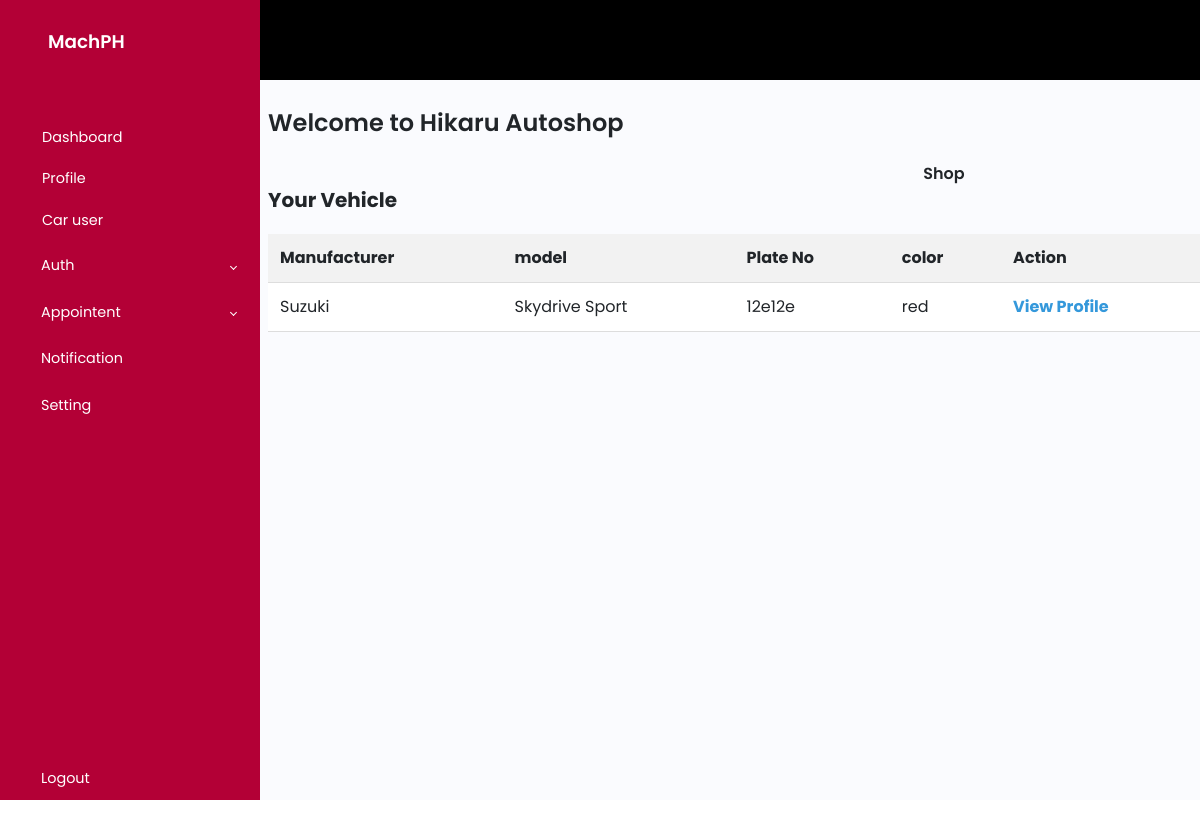
The app's page /carusers.php?companyname=Hikaru+Autoshop (signed in), older data.
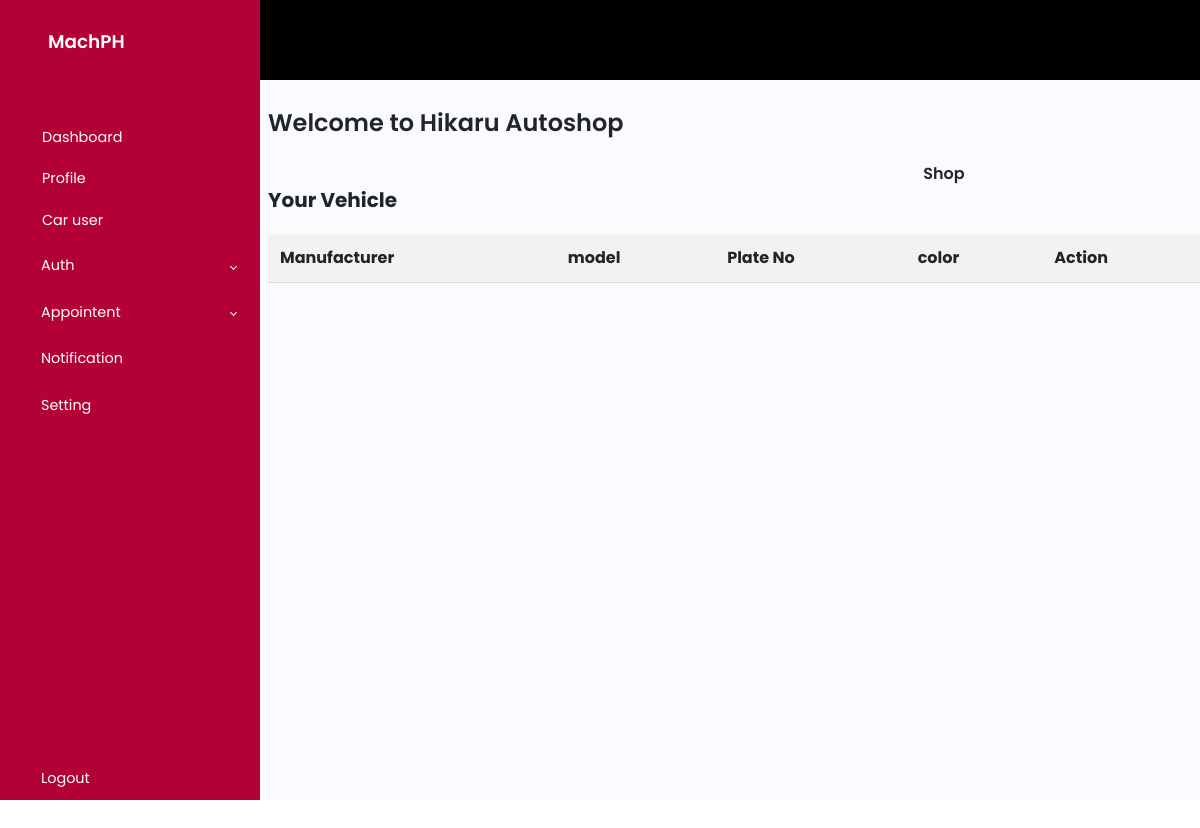
The same page, newer data.
### tables this page shows
CREATE TABLE `car` (
  `car_id` int(11) NOT NULL,
  `plateno` varchar(20) DEFAULT NULL,
  `carmodel` varchar(50) DEFAULT NULL,
  `year` int(11) DEFAULT NULL,
  `bodyno` varchar(50) DEFAULT NULL,
  `enginecc` int(11) DEFAULT NULL,
  `gas` varchar(20) DEFAULT NULL,
  `user_id` int(11) DEFAULT NULL,
  `created_at` timestamp NOT NULL DEFAULT current_timestamp(),
  `manufacturer_id` int(11) DEFAULT NULL,
  `added_at` timestamp NOT NULL DEFAULT current_timestamp(),
  `color` varchar(50) DEFAULT NULL,
  `companyid` int(11) DEFAULT NULL
);

CREATE TABLE `manufacturer` (
  `id` int(11) NOT NULL,
  `name` varchar(255) NOT NULL
);

### carusers.php (the view, shortened to what the changed rows need)
<?php
include 'config.php';
$user_id = $_SESSION['user_id'];
$car_select = mysqli_query($conn, "SELECT car.*, manufacturer.name AS manuname FROM car LEFT JOIN manufacturer ON car.manufacturer_id = manufacturer.id WHERE car.user_id = '$user_id'");
if(isset($_GET['companyname'])){
    $companyname = $_GET['companyname'];
}else{
}
$company_select = mysqli_query($conn, "SELECT * FROM autoshop WHERE companyname = '$companyname'");
$company_info = mysqli_fetch_assoc($company_select);
?>
<!DOCTYPE html>
<html lang="en">
<head>
    <link href="https://cdn.jsdelivr.net/npm/bootstrap@5.3.0-alpha3/dist/css/bootstrap.min.css" rel="stylesheet"
>
    <link href="https://cdn.jsdelivr.net/npm/tailwindcss@2.2.19/dist/tailwind.min.css" rel="stylesheet">
    <link rel="stylesheet" href="css/nav.css">
    <link rel="stylesheet" href="css/home.css">
    <link rel="stylesheet" href="https://unpkg.com/swiper/swiper-bundle.min.css"/>
    <link rel="stylesheet" href="css/home-second.css">
    <link rel="stylesheet" href="css/carusers.css">
</head>
<body>
    <section class="absolute top-20 left-64 h-screen" style="width: 80%;">
        <div class="container" style="margin-top: 5px;">
        <br>
        <h1>Welcome to <?php echo isset($company_info['companyname']) ? $company_info['companyname'] : ''; ?></h1>
        <br>
            <h2 class="text-xl font-bold">Your Vehicle</h2>
            <table class="table">
                <thead>
                    <tr>
                        <th>Manufacturer</th>
                        <th>model</th>
                        <th>Plate No</th>
                        <th>color</th>
                        <th>Action</th>
                    </tr>
                </thead>
                <tbody>
                <?php
                    while ($row = mysqli_fetch_assoc($car_select)) :
                    ?>
                       <tr>
                            <td><?php echo isset($row['manuname']) ? $row['manuname'] : ''; ?></td>
                            <td><?php echo isset($row['carmodel']) ? $row['carmodel'] : ''; ?></td>
                            <td><?php echo isset($row['plateno']) ? $row['plateno'] : ''; ?></td>
                            <td><?php echo isset($row['color']) ? $row['color'] : ''; ?></td>
                            <td><a href="carprofile.php?car_id=<?php echo $row['car_id']; ?>&companyname=<?php echo $company_info['companyname']; ?>">View Profile</a></td>
                      </tr>
                    <?php endwhile; ?>
                </tbody>
            </table>
        </div>
    </section>
    <link rel="stylesheet" href="https://code.jquery.com/ui/1.12.1/themes/base/jquery-ui.css">
</body>
</html>

Row changes from the older to the newer data that the page shows:
removed car: manufacturer.name "Suzuki", carmodel "Skydrive Sport", plateno "12e12e", color "red"
